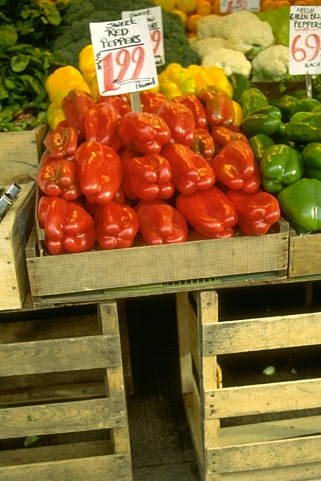
%> input picture braid_example/MSTbraidCode/25098.jpg, 321 x 481 px
$ octave testMSTImage.m   (GNU Octave 9; MATLAB toolbox functions it lacks are replaced by stand-ins)
%> lines starting %> are read from the running program, lines starting %| are printed output that depends on the picture
### braid_example/MSTbraidCode/imageMSTtest.m
function [eC, lC] = imageMSTtest(alpha, NumTrees)
%> called with alpha = 0
%alpha - strenghth of random perturbation on edge weights
%NumTrees - Number of different trees to be generated
I = imread('25098.jpg');
%> I is the input picture: size 481x321x3 uint8; mean R, G, B 136.7, 103.2, 46.9
Ig = rgb2gray(I);
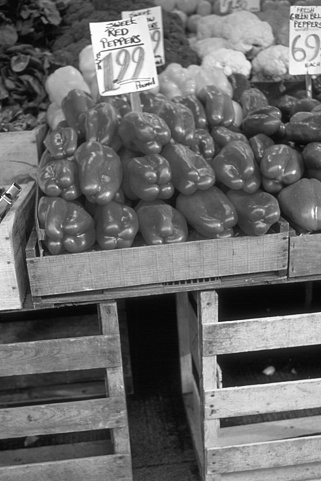
%> Ig: size 481x321 uint8; min 4, max 255, mean 106.8
k = 20;
xyorigin = 100;
xr = xyorigin:xyorigin+k-1;
yr = xyorigin:xyorigin+k-1;
IgSub = double(Ig(xr,yr));
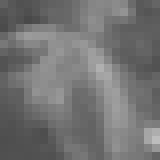
%> IgSub: size 20x20 double (shown 8 times larger); min 73, max 189, mean 114.8
NumSites = length(IgSub(:));
%> NumSites = 400
W = getAdjacencyMatrix(IgSub);
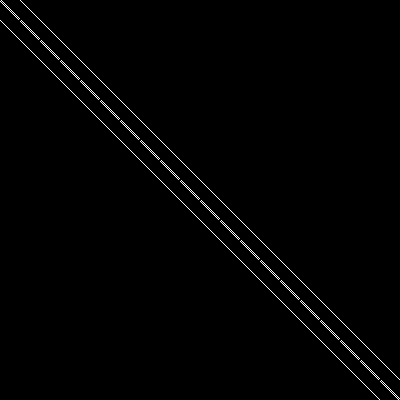
%> W: size 400x400 double; values 0 (black) and 1 (white), 0.95% white in thin lines or dots
[rows, cols] = find(W);
%> rows = 1520 values from 1 to 400; cols = 1520 values from 1 to 400
grad = abs(IgSub(rows)-IgSub(cols));
%> grad = 1520 values, max 51 at index 302, min 0 at index 22, mean 8.55
EdgeCosts = sparse(rows,cols,grad,NumSites,NumSites);
tic;
%> the run ends on the next line
[ST, pred] = graphminspantree(EdgeCosts, 'Method', 'Kruskal');
disp(['MST calculation in ' num2str(toc) 'seconds']);

[labelMats] = getLabelsFromMST(ST,NumSites,IgSub);

%perturb the graph
for ntreeCounter = 1:NumTrees
	gradOrig = grad;
	[pi,pj,pgrad] = find(gradOrig);
	uW = unique(pgrad);
	for i=1:length(uW)
	    nW(i) = sum(pgrad==uW(i));
	end
	dupvals = uW(find(nW>1));

	for i=1:length(dupvals)
	    [idx] = find(gradOrig==dupvals(i));
	    gradOrig(idx) = gradOrig(idx) + round(alpha*rand(length(idx),1));
	end
	pEdgeCosts = sparse(rows,cols,gradOrig,NumSites,NumSites);
	tic;
	[pST, ppred] = graphminspantree(pEdgeCosts, 'Method', 'Kruskal');
	disp(['Perturbed MST calculation in ' num2str(toc) 'seconds']);
	nTrees{ntreeCounter} = pST;
	[plabelMats] = getLabelsFromMST(pST,NumSites,IgSub);
	disp(['Number of levels in orignal MST = ' num2str(size(labelMats,3))]);
	disp(['Number of levels in perturbed MST = ' num2str(size(plabelMats,3))])
end

### braid_example/MSTbraidCode/getAdjacencyMatrix.m
function W = getAdjacencyMatrix(I)

[m, n] = size(I);

I_size = m*n;

% 1-off diagonal elements
V = repmat([ones(m-1,1); 0],n, 1);
V = V(1:end-1); % remove last zero

% n-off diagonal elements
U = ones(m*(n-1), 1);

% get the upper triangular part of the matrix
W = sparse(1:(I_size-1),    2:I_size, V, I_size, I_size)...
  + sparse(1:(I_size-m),(m+1):I_size, U, I_size, I_size);

% finally make W symmetric
W = W + W';

### braid_example/MSTbraidCode/testMSTImage.m
clear
clc
alphaVec = 0:0.1:1;
parfor a=1:length(alphaVec)
    edgeChangeCount = 0;
    labelChangeCount = 0;
    for i=1:10
        [eC, lC] = imageMSTtest(alphaVec(a));
